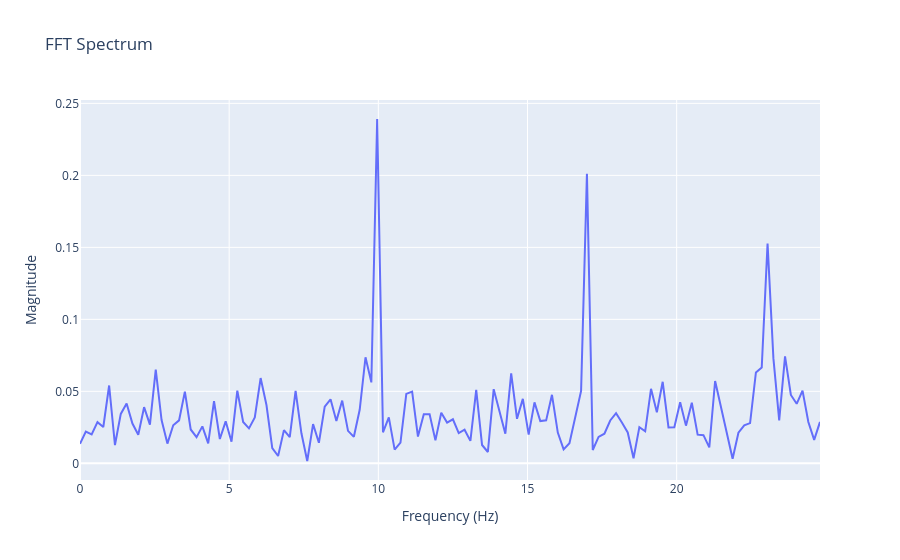

Notebook code cell kept with this figure:
### Markdown cell above
### Perform and plot FFT

### Code cell
xf, magnitude = computeFFT(signal, sample_rate)
plotFFT(xf, magnitude)
